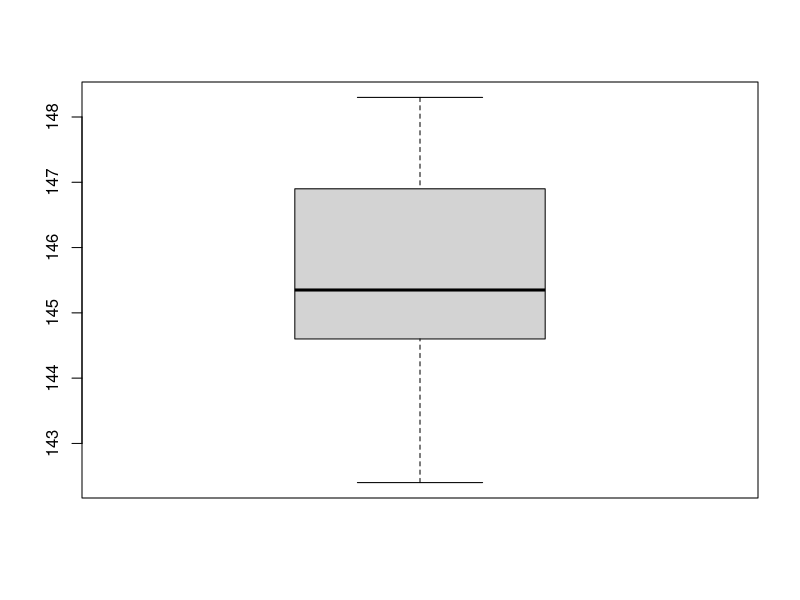

The R script that drew this image:
#July 2014 weight

#################
#	OLD?
#
#################



# for clothes, subtract 0.6 kg (1.3 lbs)
adj=1.3

# step 1, weights with clothes:
wt_with_clothes= c (146.2,147.5,146.0,145.8,146.8,148.2, 148.2, 147.0,146.5,148.0,148.8, 149.6,149.6)
wt_without_clothes = wt_with_clothes - adj
length(wt_without_clothes)

# step 2, weights naked (different days)
wt_naked=c(144.5, 144.6, 144.6, 144.2, 142.4, 144.8,145.8, 144.5,147.0)
length(wt_naked)

# concatinate
wt_July_2014 = c (wt_without_clothes,wt_naked)
length(wt_July_2014)
mean(wt_July_2014)
sd(wt_July_2014)

boxplot(wt_July_2014
        )


